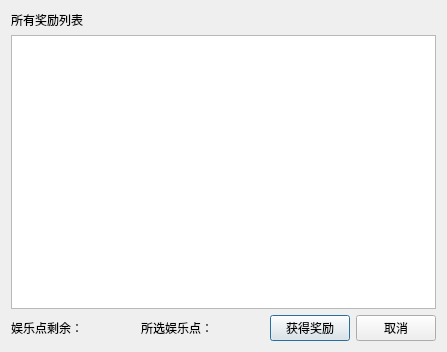
<?xml version="1.0" encoding="UTF-8"?>
<ui version="4.0">
 <class>Dialog</class>
 <widget class="QDialog" name="Dialog">
  <property name="geometry">
   <rect>
    <x>0</x>
    <y>0</y>
    <width>447</width>
    <height>352</height>
   </rect>
  </property>
  <property name="windowTitle">
   <string>Dialog</string>
  </property>
  <layout class="QGridLayout" name="gridLayout">
   <item row="2" column="2">
    <widget class="QPushButton" name="pushButton">
     <property name="sizePolicy">
      <sizepolicy hsizetype="Fixed" vsizetype="Fixed">
       <horstretch>0</horstretch>
       <verstretch>0</verstretch>
      </sizepolicy>
     </property>
     <property name="text">
      <string>获得奖励</string>
     </property>
    </widget>
   </item>
   <item row="1" column="0" colspan="4">
    <widget class="QListWidget" name="listWidget"/>
   </item>
   <item row="2" column="3">
    <widget class="QPushButton" name="pushButton_3">
     <property name="sizePolicy">
      <sizepolicy hsizetype="Fixed" vsizetype="Fixed">
       <horstretch>0</horstretch>
       <verstretch>0</verstretch>
      </sizepolicy>
     </property>
     <property name="text">
      <string>取消</string>
     </property>
    </widget>
   </item>
   <item row="0" column="0">
    <widget class="QLabel" name="label">
     <property name="text">
      <string>所有奖励列表</string>
     </property>
    </widget>
   </item>
   <item row="2" column="0">
    <widget class="QLabel" name="label_2">
     <property name="text">
      <string>娱乐点剩余：</string>
     </property>
    </widget>
   </item>
   <item row="2" column="1">
    <widget class="QLabel" name="label_3">
     <property name="text">
      <string>所选娱乐点：</string>
     </property>
    </widget>
   </item>
  </layout>
 </widget>
 <resources/>
 <connections/>
</ui>
